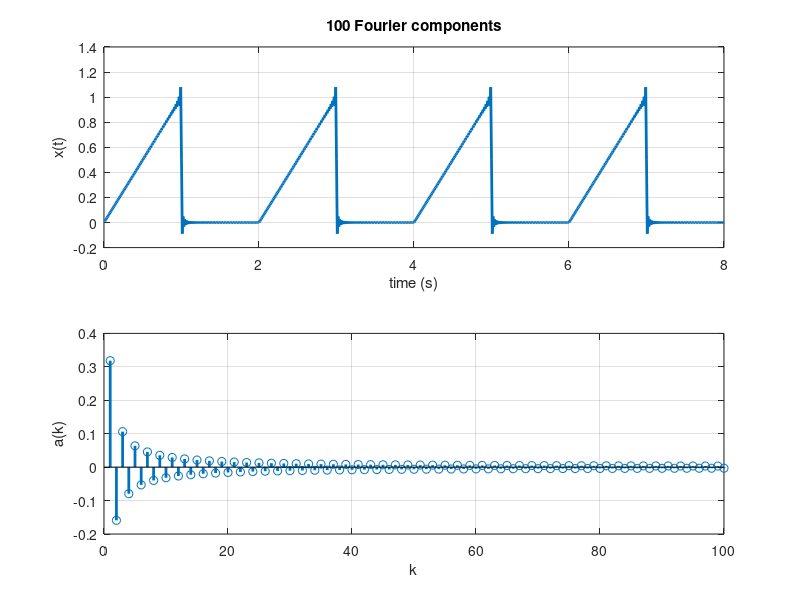

The MATLAB script that drew this image:
%% Section 1a
clc;clear;
A=1;
tau=1;
T=2;
N=10;
M=400;
dt=2*T/M;
wo=2*pi/T;

%Calculate Coefficients
a0=A*tau/T;
for k=1:N
    kn(k)=k;
    a(k)=(A/(k*pi))*sin(k*wo*tau);
    b(k)=(A/(k*pi))*(1-cos(k*wo*tau));
end

%Assemble Pulse
for i=1:M
    t(i)=i*dt;
    for k=1:N
        x(k)=a(k)*cos(k*wo*t(i))+b(k)*sin(k*wo*t(i));
    end
    xtot(i)=a0+sum(x);
end

%Plot
subplot(3,1,1),plot(t,xtot,'linewidth',2)
xlabel('time (s)');ylabel('x(t)');grid on
Nstr=num2str(N);S=strcat(Nstr,' Fourier components');
title(S)
subplot(3,1,2),stem(kn,a,'linewidth',2)
ylabel('a(k)');grid on
subplot(3,1,3),stem(kn,b,'linewidth',2)
ylabel('b(k)');xlabel('k');grid on

%% Section 1b
clc;clear;
A=1;
tau=1;
T=2;
N=100;
M=400;
dt=2*T/M;
wo=2*pi/T;

%Calculate Coefficients
a0=A*tau/T;
for k=1:N
    kn(k)=k;
    a(k)=(A/(k*pi))*sin(k*wo*tau);
    b(k)=(A/(k*pi))*(1-cos(k*wo*tau));
end

%Assemble Pulse
for i=1:M
    t(i)=i*dt;
    for k=1:N
        x(k)=a(k)*cos(k*wo*t(i))+b(k)*sin(k*wo*t(i));
    end
    xtot(i)=a0+sum(x);
end

%Plot
subplot(3,1,1),plot(t,xtot,'linewidth',2)
xlabel('time (s)');ylabel('x(t)');grid on
Nstr=num2str(N);S=strcat(Nstr,' Fourier components');
title(S)
subplot(3,1,2),stem(kn,a,'linewidth',2)
ylabel('a(k)');grid on
subplot(3,1,3),stem(kn,b,'linewidth',2)
ylabel('b(k)');xlabel('k');grid on

%% Section 2a
clc;clear;
A=1;
T=2;
N=10;
M=800;
dt=4*T/M;
wo=2*pi/T;

%Calculate Coefficients
a0=A/4;
for k=1:N
    kn(k)=k;
    %a(k)=(A/(k*pi))*sin(k*wo*tau);
    a(k)=(2/T)*(((1/((k*pi)*(k*pi)))*cos(k*pi))-1/((k*pi)*(k*pi)));
    b(k)=-(A/(k*pi))*(cos(k*pi));
end

%Assemble Pulse
for i=1:M
    t(i)=i*dt;
    for k=1:N
        x(k)=a(k)*cos(k*wo*t(i))+b(k)*sin(k*wo*t(i));
    end
    xtot(i)=a0+sum(x);
end

%Plot
subplot(2,1,1),plot(t,xtot,'linewidth',2)
xlabel('time (s)');ylabel('x(t)');grid on
Nstr=num2str(N);S=strcat(Nstr,' Fourier components');
title(S)
subplot(2,1,2),stem(kn,b,'linewidth',2)
ylabel('a(k)');xlabel('k');grid on

%% Section 2b
clc;clear;
A=1;
T=2;
N=100;
M=800;
dt=4*T/M;
wo=2*pi/T;

%Calculate Coefficients
a0=A/4;
for k=1:N
    kn(k)=k;
    %a(k)=(A/(k*pi))*sin(k*wo*tau);
    a(k)=(2/T)*(((1/((k*pi)*(k*pi)))*cos(k*pi))-1/((k*pi)*(k*pi)));
    b(k)=-(A/(k*pi))*(cos(k*pi));
end

%Assemble Pulse
for i=1:M
    t(i)=i*dt;
    for k=1:N
        x(k)=a(k)*cos(k*wo*t(i))+b(k)*sin(k*wo*t(i));
    end
    xtot(i)=a0+sum(x);
end

%Plot
subplot(2,1,1),plot(t,xtot,'linewidth',2)
xlabel('time (s)');ylabel('x(t)');grid on
Nstr=num2str(N);S=strcat(Nstr,' Fourier components');
title(S)
subplot(2,1,2),stem(kn,b,'linewidth',2)
ylabel('a(k)');xlabel('k');grid on